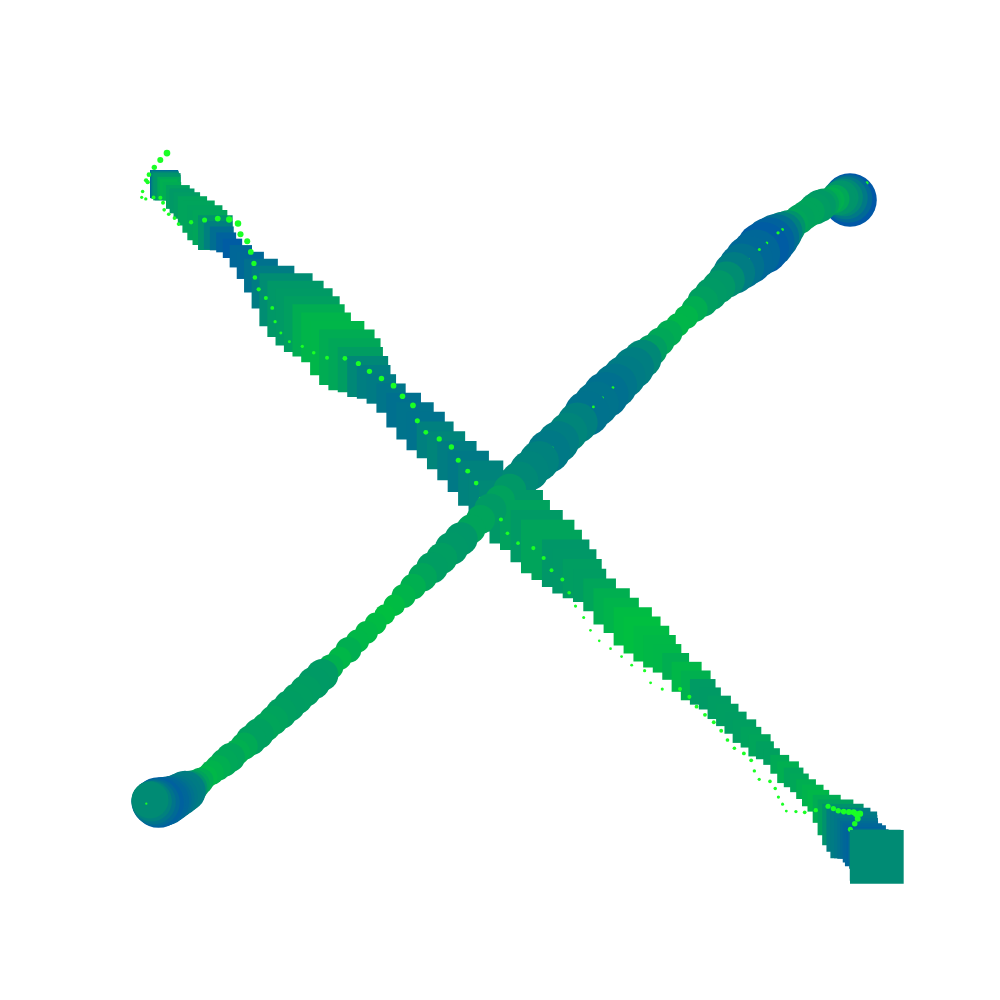
Frame 1 (no input)
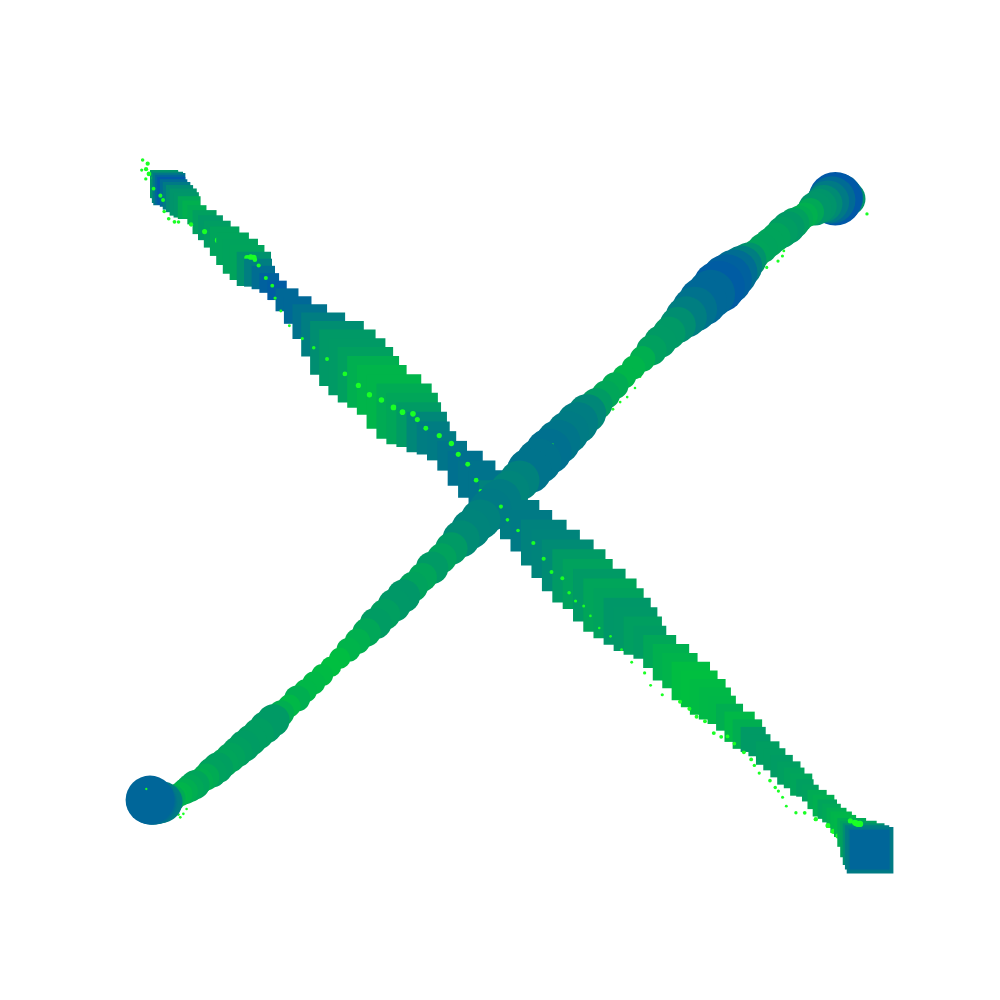
Frame 60 (no input)
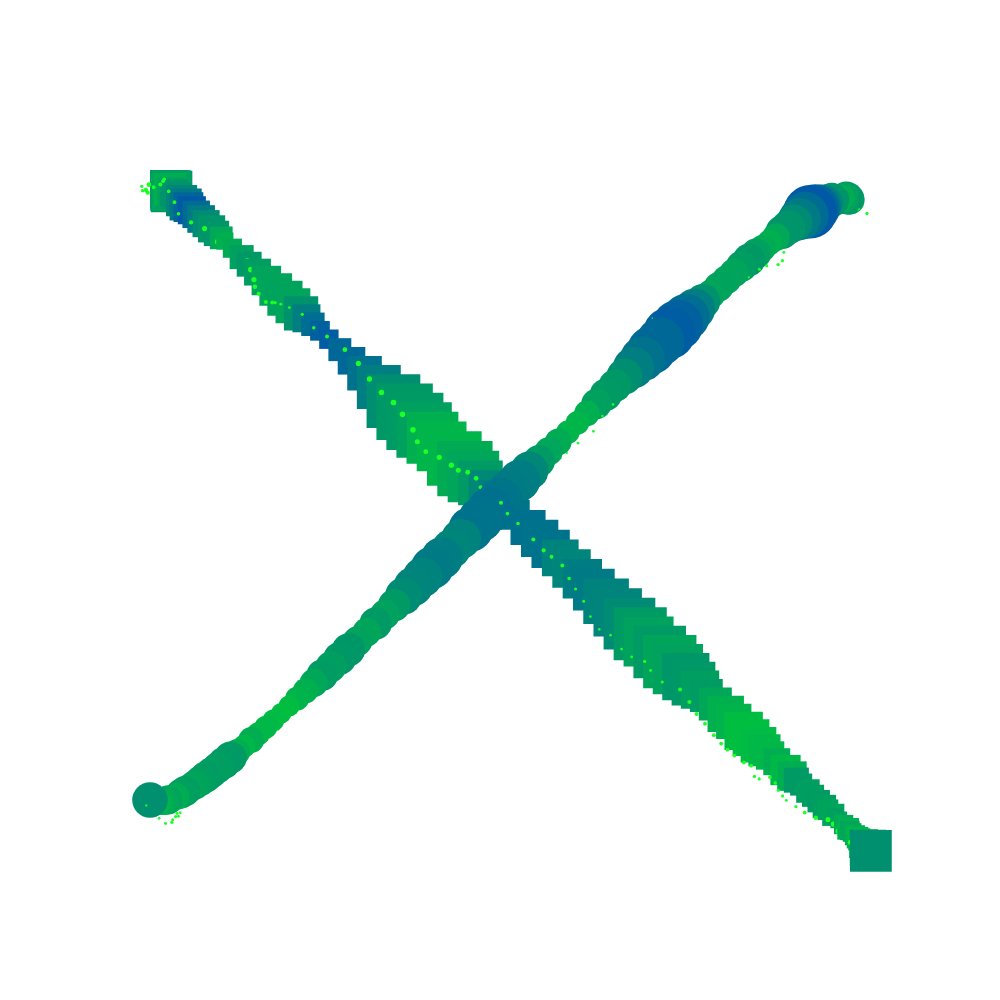
Frame 120 (the mouse pressed at the canvas centre since frame 60)

The p5.js sketch that drew these frames (run headless with seeded random() and noise() and a simulated clock; from frame 60 on, the mouse is pressed at the canvas centre):

// p5.js sketch
// ── sketch.js
const xx1 = 1 -  1/16,
   xx2 = 1 - 1/8,
   xx3 = 0 + 1/8,
   xx4 = 0 + 1/16;
const yy1 = 0 + 2/16,
 yy2 = 0 + 1/16,
 yy3 = 1 - 1/16,
 yy4 = 1 - 2/16;

let x1,x2,x3,x4;
let y1,y2,y3,y4;


const initCircleScale = 10;
let circleScale = 20;
const steps = 10;
let state = 0;

function setup() {
  createCanvas(windowWidth,windowHeight)
  setScalar();
  background(200);
  noFill();
  // bezier(x1, y1, x2, y2, x3, y3, x4, y4);
  // bezier(x4, y1-30, x4, y1-30, x1, y4+30, x1, y4+30);
  fill(0);
  noStroke();
}

let windowScale = 0;

function setScalar() {
  windowScale = windowWidth > windowHeight ? windowHeight : windowWidth;
  resizeCanvas(windowScale, windowScale);
  const scalar = windowScale * 0.8;
  const offset = (width - scalar)/2;
  x1 = xx1 * scalar + offset;
  x2 = xx2 * scalar + offset;
  x3 = xx3 * scalar + offset;
  x4 = xx4 * scalar + offset;

  y1 = yy1 * scalar + offset;
  y2 = yy2 * scalar + offset;
  y3 = yy3 * scalar + offset;
  y4 = yy4 * scalar + offset;

  circleScale = initCircleScale / 100 * scalar
}

let looper = 0;
const render = (fn) => fn;
const interval = 10000;
let nextTime = interval;

function draw() {
  background(255);
  window.onresize = (()  => setScalar())
  if(nextTime - millis() < 0){
    nextTime += interval;
    looper++;
    if(looper > variation1.length - 1) looper = 0;
  }
  render(variation1[looper]());
  state -= 0.01;
}

let variation1 = [
  (() => {
    for (let i = 0; i <= steps; i+=0.1) {
      fill(0,255-noise(state+i)*250,noise(state+i)*250);
      //fill(0)
      let t = i / steps;
      let x = bezierPoint(x1, x2, x3, x4, t);
      let y = bezierPoint(y1, y2, y3, y4, t);
      circle(x, y, noise(state+i)*circleScale);
      push();
      fill(26, 255, 37);
      circle(x+100*noise(i)-50, y-100*noise(state+i)+50, 5*noise(i));
      pop();
      x = bezierPoint(x4, x4, x1, x1, t);
      y = bezierPoint(y1-30, y1-30, y4+30, y4+30, t);
      rect(x, y, noise(state+i+50)*circleScale);
      if(i<steps-0.1) {
      push();
      fill(26, 255, 37);
      circle(x+100*noise(i)-50, y-100*noise(state+i)+50, 10*noise(i));
      pop();      
      }
    }
  }),
  (() => {
    for (let i = 0; i <= steps; i+=0.1) {
      fill(noise(state+i)*255, 255 - noise(state+i)*255, 155);
      let t = i / steps;
      let x = bezierPoint(x1, x1, x4, x4, t);
      let y = bezierPoint(y1, y1, y4, y4, t);
      let length = cos(state+i/steps)*circleScale
      rect(x, y, circleScale, length);
      x = bezierPoint(x4, x4, x1, x1, t);
      y = bezierPoint(y1, y1, y4, y4, t);
      length = sin(state+i/steps)*circleScale
      rect(x - length, y, length, circleScale);
    }
  }),
  (() => {
    for (let i = 0; i <= steps; i+=0.1) {
      fill(noise(state+i)*150);
      let t = i / steps;
      let x = bezierPoint(x1, x2, x3, x4, t);
      let y = bezierPoint(y1, y2, y3, y4, t);
      circle(x, y, noise(state+i)*circleScale);
      x = bezierPoint(x4, x4, x1, x1, t);
      y = bezierPoint(y1-30, y1-30, y4+30, y4+30, t);
      circle(x, y, noise(state+i+50)*circleScale);
    }
  }),
  (() => {
    for (let i = 0; i <= steps; i+=0.1) {
      fill(noise(state+i)*255, 255 - noise(state+i)*255, noise(state+i)*255);
      let t = i / steps;
      let x = bezierPoint(x1, x2, x3, x4, t);
      let y = bezierPoint(y1, y2, y3, y4, t);
      let length = cos(state+i/steps)*circleScale
      rect(x, y, length);
      x = bezierPoint(x4, x3, x2, x1, t);
      y = bezierPoint(y1, y2, y3, y4, t);
      length = sin(state+i/steps)*circleScale
      rect(x - length, y, length);
    }
  }),
  (() => {
    resolution = floor(10*(sin(state)+1)+3);
    const unitWidth = windowScale * 0.8 / resolution;
    for(let i=1; i<resolution; i++) {
      for(let j=1; j<resolution; j++) {
        if(i==j || i==(resolution-j)) {
          rect(i*unitWidth, j*unitWidth, unitWidth);
        }
      }
    }
  })
] 
